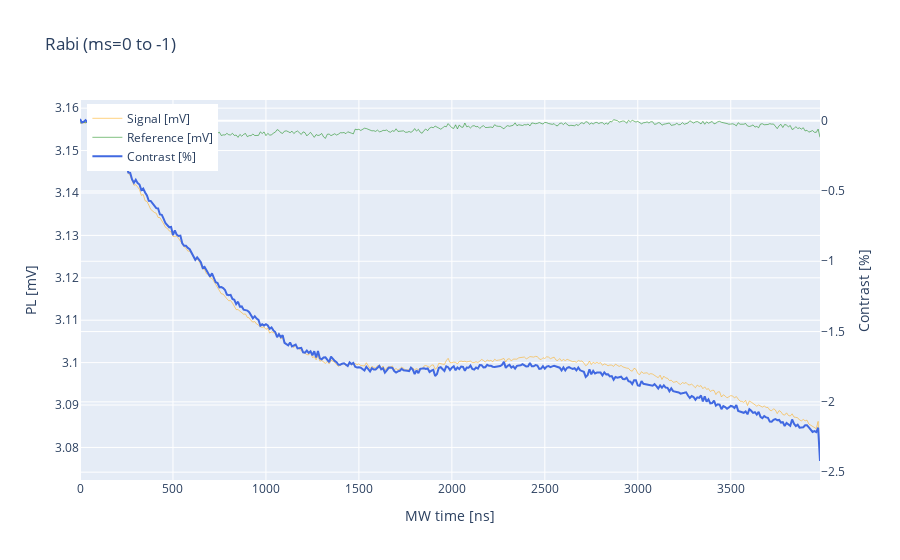

Notebook cell for this chart:
### Code cell
import plotly.graph_objects as go

# Plot range
idxstart = 1
idxend = len(mw_dur)

# Create plotly figure with two y-axes
fig = go.Figure()

# Signal and Reference on the first y-axis
fig.add_trace(go.Scatter(x=mw_dur[idxstart:idxend], 
                         y=signal_av[idxstart:idxend] * 1E3, 
                         mode='lines', 
                         name='Signal [mV]', 
                         line=dict(color='orange', width=0.5)))

fig.add_trace(go.Scatter(x=mw_dur[idxstart:idxend], 
                         y=background_av[idxstart:idxend] * 1E3, 
                         mode='lines', 
                         name='Reference [mV]', 
                         line=dict(color='green', width=0.5)))

# Contrast on the second y-axis
fig.add_trace(go.Scatter(x=mw_dur[idxstart:idxend], 
                         y=contrast[idxstart:idxend] * 100.0, 
                         mode='lines', 
                         name='Contrast [%]', 
                         yaxis="y2",
                         line=dict(color='royalblue', width=2)))

# Update layout to add a second y-axis
fig.update_layout(
    title="Rabi (ms=0 to -1)",
    xaxis_title="MW time [ns]",
    yaxis_title="PL [mV]",
    yaxis2=dict(title="Contrast [%]", overlaying="y", side="right"),
    legend=dict(x=0.01, y=0.99)
)

# Show plot
fig.show()

### Figure 1 — Plotly figure (JSON) as saved in the notebook; plotly's stock layout.template omitted (floating-point values rounded to 4 significant figures; data arrays with more than 128 entries replaced by an {"elided": "..."} marker saying what was removed)
{"data": [{"line": {"color": "orange", "width": 0.5}, "mode": "lines", "name": "Signal [mV]", "type": "scatter", "x": {"elided": "399 int values"}, "y": {"elided": "399 float values"}}, {"line": {"color": "green", "width": 0.5}, "mode": "lines", "name": "Reference [mV]", "type": "scatter", "x": {"elided": "399 int values"}, "y": {"elided": "399 float values"}}, {"line": {"color": "royalblue", "width": 2}, "mode": "lines", "name": "Contrast [%]", "type": "scatter", "x": {"elided": "399 int values"}, "y": {"elided": "399 float values"}, "yaxis": "y2"}], "layout": {"legend": {"x": 0.01, "y": 0.99}, "title": {"text": "Rabi (ms=0 to -1)"}, "xaxis": {"title": {"text": "MW time [ns]"}}, "yaxis": {"title": {"text": "PL [mV]"}}, "yaxis2": {"overlaying": "y", "side": "right", "title": {"text": "Contrast [%]"}}}}
